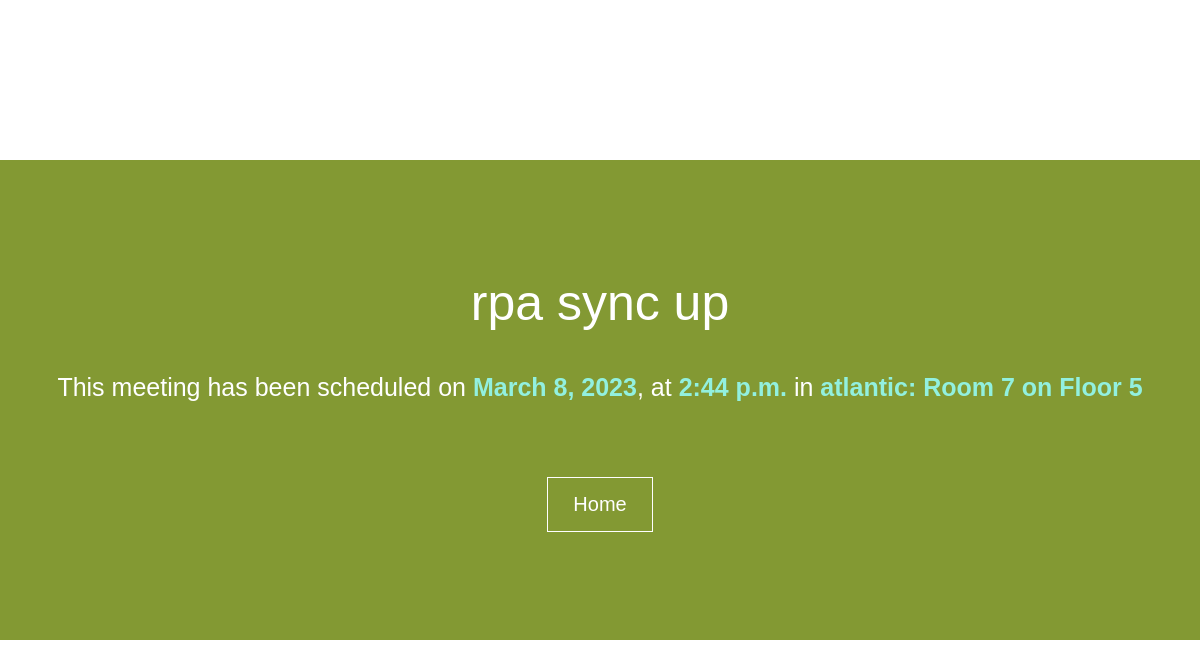
Screenshot of /meeting/1 with the database file from the repository.
### meetings/models.py (models this page shows, shortened)
class Meeting(models.Model):
    title = models.CharField(max_length=200)
    date = models.DateField()
    start_time = models.TimeField(default=time(9))
    duration = models.IntegerField(default=1)
    room = models.ForeignKey(Room, on_delete=models.CASCADE)

class Room(models.Model):
    name = models.CharField(max_length=200)
    floor = models.IntegerField()
    room_number = models.IntegerField()
    def __str__(self):
        return f"{self.name}: Room {self.room_number} on Floor {self.floor}"

### meetings/views.py (the view)
# urls.py: path('<int:id>', views.detail, name='detail'),
def detail(request, id):
    meeting = get_object_or_404(Meeting, pk=id)
    return render(request, 'meetings/detail.html', {'meeting': meeting})

### meetings/templates/meetings/detail.html (shortened to what this page needs)
<!DOCTYPE html>
<html lang="en">
  <head>
    <link rel="stylesheet" href="/static/meetings/detail.css" />
  </head>
  <body>
    <div class="content">
      <h1>{{ meeting.title }}</h1>
      <p>
        This meeting has been scheduled on
        <span class="date">{{ meeting.date }}</span>, at
        <span class="time">{{meeting.start_time}}</span> in
        <span class="room">{{ meeting.room }}</span>
      </p>
      <a href="{% url 'welcome' %}">Home</a>
    </div>
  </body>
</html>

### meetings/static/meetings/detail.css (style rules this page uses)
* { margin: 0; padding: 0; box-sizing: border-box; }
body { font-family: Arial, Helvetica, sans-serif; height: 100vh; background-image: url("meeting.jpg"); background-size: cover; background-repeat: no-repeat; background-position: center; color: white; display: flex; justify-content: center; align-items: center; }
h1 { font-size: 50px; font-weight: 100; margin: 25px 0 35px 0; text-align: center; }
.content { background-color: rgba(100, 128, 0, 0.8); padding: 40px; width: 100vw; height: 60vh; display: flex; flex-direction: column; align-items: center; justify-content: center; }
p { font-size: 25px; line-height: 1.6; margin-bottom: 50px; }
a { display: inline-block; text-decoration: none; color: white; font-size: 20px; border: 1px solid white; padding: 15px 25px; margin: 20px; }
span { font-weight: bold; color: rgb(146, 240, 223); }

### rows the page displays
Meeting: title "rpa sync up", date "March 8, 2023", start_time "2:44 p.m.", room "atlantic: Room 7 on Floor 5"
